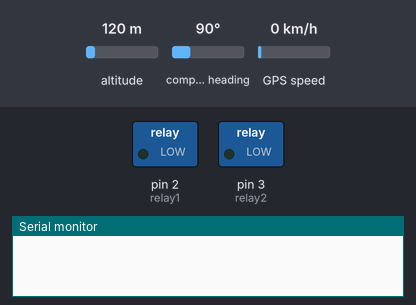
Bench run of a sketch on a simulated Arduino Mega 2560, built with avr-gcc and run on an emulated ATmega2560. Shown: switched loads named in the sketch (green lamp = pin HIGH), the last lines printed to the serial monitor. The test bench sets the inputs (shaded band); at power-on: altitude 120 m, compass heading 90°, GPS speed 0 km/h. The GPS gets a fix after 3 s at 37.7749, -122.4194 with 8 satellites.

Above: at 0.1 s.
At 3.1 s:
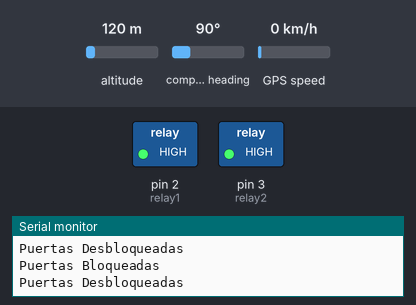
Timing chart, 0 to 4.6 s (numbered marks = the images above):
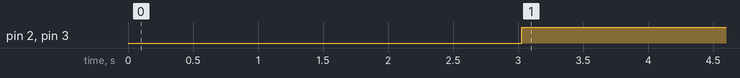

The sketch:

GPS_Rele_Puertas.ino
```cpp
#include <TinyGPS.h>

/*
   Este código prueba el GPS de la forma mas básica posible
   Solo entrega la latitud y longitud.
*/

TinyGPS gps;
float flat, flon;
int relay1 = 2;
int relay2 = 3;
double PLAT = -36.989044;
double PLON = -73.158958;
double PBus =(flat,flon);
double Tol = 0.010000;

void setup()
{
  Serial.begin(115200);     //Puerto con el que arduino conversa con el PC
                            //PONER EL MONITOR SERIAL A ESTA VELOCIDAD!!!!!
  pinMode(relay1, OUTPUT);  //Configurar relay1 como Salida
  pinMode(relay2, OUTPUT);  //Configurar relay2 como Salida
  Serial1.begin(9600);      //Puerto con que arduino conversa con el GPS
}

void loop()
{
    while (Serial1.available()){
             char c = Serial1.read();   //Se lee el puerto serial del GPS (Serial1)
       if (gps.encode(c)){        //se pasa la variable C al gps

       unsigned long age;
         gps.f_get_position(&flat, &flon, &age); //se le pide al GPS la posicion
         long speed=gps.f_speed_kmph();
         Serial.print(" LAT=");      //Se muestran los datos en el serial del PC (SERIAL solo)
         Serial.print(flat, 6);
         Serial.print(" LON=");
         Serial.print(flon, 6);
         Serial.print(" Velocidad=");
         Serial.println(speed, 6);

         if (PBus>PLAT+Tol||PBus<PLAT-Tol||PBus>PLON+Tol||PBus<PLON-Tol)
          digitalWrite(relay1, LOW); // Envia señal baja al relay1
          Serial.println("Puertas Bloqueadas");
         if (PBus<PLAT+Tol||PBus>PLAT-Tol||PBus<PLON+Tol||PBus>PLON-Tol)
          digitalWrite(relay1, HIGH); // Envia señal alta al relay1
          Serial.println("Puertas Desbloqueadas");
         if (PBus>PLAT+Tol||PBus<PLAT-Tol||PBus>PLON+Tol||PBus<PLON-Tol)
          digitalWrite(relay2, LOW); // Envia señal baja al relay2
          Serial.println("Puertas Bloqueadas");
         if (PBus<PLAT+Tol||PBus>PLAT-Tol||PBus<PLON+Tol||PBus>PLON-Tol)
          digitalWrite(relay2, HIGH); // Envia señal alta al relay2
          Serial.println("Puertas Desbloqueadas");


              }
    }
}
```

Measured:
- by itself, pin 2 (relay1), pin 3 (relay2): LOW → HIGH at 3.0 s
